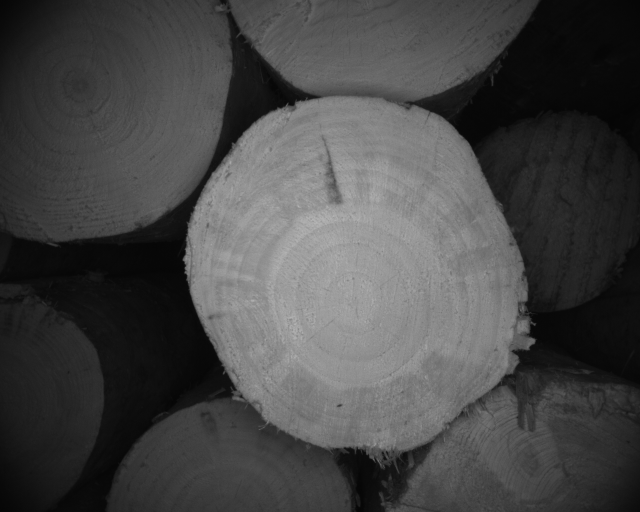
#> input picture Python/GrabImage/image/backImage/1576226614501.bmp, 1280 x 1024 px (shown at 1/2 size)
$ python get_image_mean_grayval.py
#> lines starting #> are read from the running program, lines starting #| are printed output that depends on the picture
#!/usr/bin/env python
# -- coding: utf-8 --
"""
Created by XuMin on 2020/6/18
"""

"""
Image preprocess based on OpenCV
"""

# import os
import numpy as np
# import time
import cv2

# 平均灰度值上下限
MeanValThresh = [50, 200]


def read_image(imagePath):
    image = cv2.imdecode(np.fromfile(imagePath, dtype=np.uint8), -1)
#> image is the input picture: shape (1024, 1280); min 4, max 188, mean 70.6
    return image


def judge_gray_value_proper(image):
    ROI = image[0:1023, 128:1151]
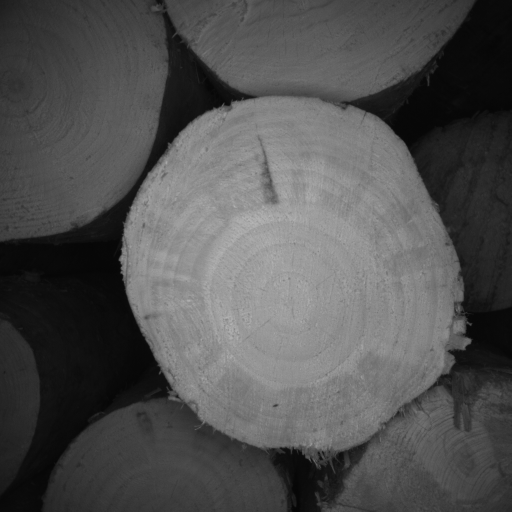
#> ROI: shape (1023, 1023) (shown at 1/2 size); min 5, max 188, mean 81.4
    mean, std = cv2.meanStdDev(ROI)
#> mean = [81.38]; std = [48.4]
    if mean < MeanValThresh[0]:
        isProper = -1       # 图像灰度值太暗
    elif mean > MeanValThresh[1]:
        isProper = 0        # 图像灰度值太亮
    else:
        isProper = 1        # 图像灰度值合适
    return isProper


# 图像路径
imagePath = 'E:/原木视觉测量/原木测量图像保存/圆木图像01/1576226614501.bmp'
# 读入图像
img = read_image(imagePath)
# 判断图像亮度是否合适
isOK = judge_gray_value_proper(img)
#> isOK = 1
print(isOK)
#| 1
#显示图像
cv2.imshow('image', img)
K = cv2.waitKey(0)
#> (key Esc is pressed here)

$ run again, with Python/GrabImage/image/backImage/1576226832709.bmp copied over Python/GrabImage/image/backImage/1576226614501.bmp
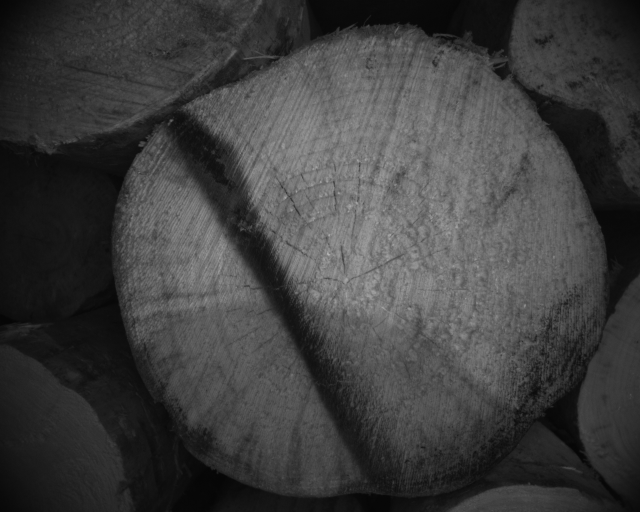
#> input picture Python/GrabImage/image/backImage/1576226832709.bmp, 1280 x 1024 px (shown at 1/2 size)
#> in read_image, image is the input picture: shape (1024, 1280); min 5, max 187, mean 62.6
#> in judge_gray_value_proper, `ROI = image[0:1023, 128:1151]`:
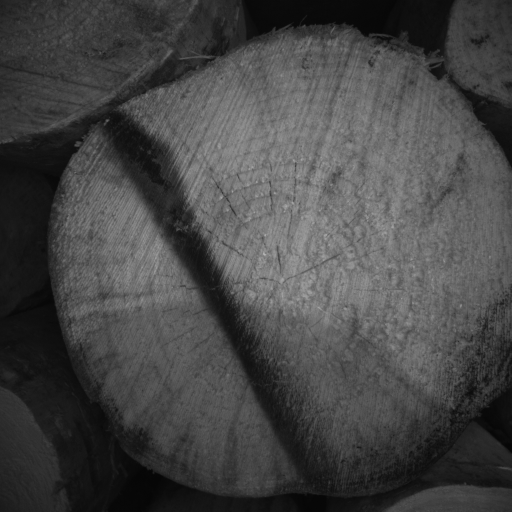
#> ROI: shape (1023, 1023) (shown at 1/2 size); min 5, max 187, mean 70.1
#> mean = [70.07]; std = [36.94]
#> isOK = 1
#| 1

$ run again, with Python/GrabImage/image/backImage/1576226856769.bmp copied over Python/GrabImage/image/backImage/1576226614501.bmp
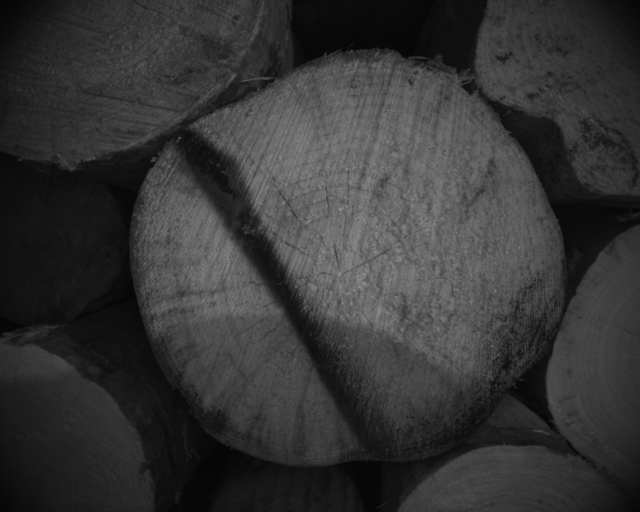
#> input picture Python/GrabImage/image/backImage/1576226856769.bmp, 1280 x 1024 px (shown at 1/2 size)
#> in read_image, image is the input picture: shape (1024, 1280); min 4, max 158, mean 53.2
#> in judge_gray_value_proper, `ROI = image[0:1023, 128:1151]`:
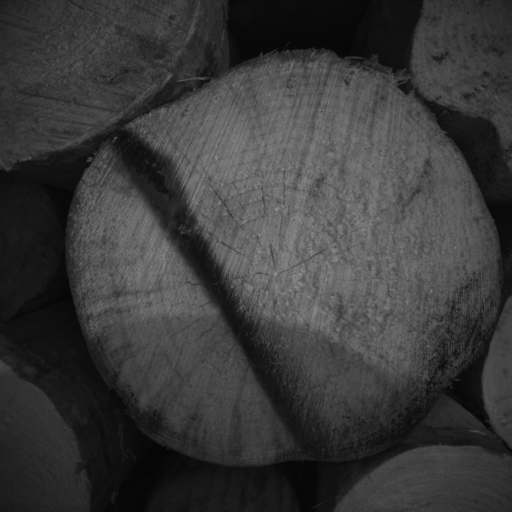
#> ROI: shape (1023, 1023) (shown at 1/2 size); min 5, max 158, mean 57.9
#> mean = [57.94]; std = [31.78]
#> isOK = 1
#| 1
